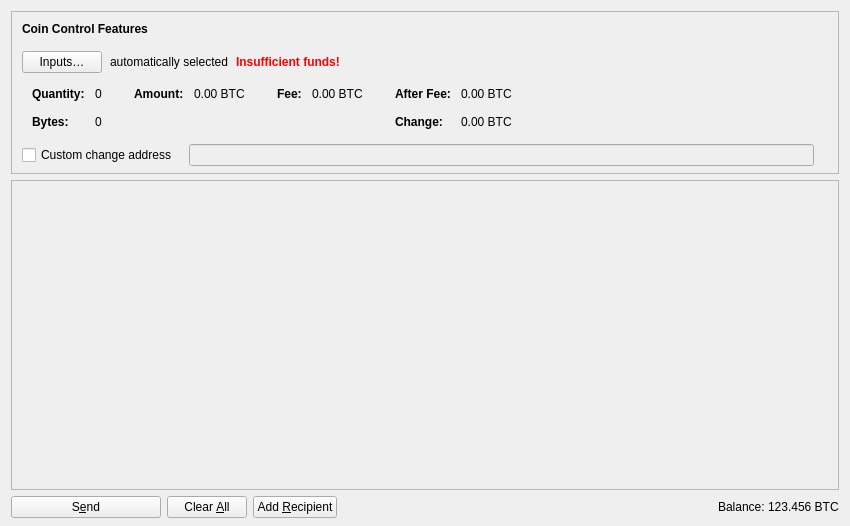
<?xml version="1.0" encoding="UTF-8"?>
<ui version="4.0">
 <class>SendCoinsDialog</class>
 <widget class="QDialog" name="SendCoinsDialog">
  <property name="geometry">
   <rect>
    <x>0</x>
    <y>0</y>
    <width>850</width>
    <height>526</height>
   </rect>
  </property>
  <property name="windowTitle">
   <string>Send Coins</string>
  </property>
  <layout class="QVBoxLayout" name="verticalLayout" stretch="0,1,0">
   <property name="bottomMargin">
    <number>8</number>
   </property>
   <item>
    <widget class="QFrame" name="frameCoinControl">
     <property name="sizePolicy">
      <sizepolicy hsizetype="Expanding" vsizetype="Expanding">
       <horstretch>0</horstretch>
       <verstretch>0</verstretch>
      </sizepolicy>
     </property>
     <property name="maximumSize">
      <size>
       <width>16777215</width>
       <height>16777215</height>
      </size>
     </property>
     <property name="frameShape">
      <enum>QFrame::StyledPanel</enum>
     </property>
     <property name="frameShadow">
      <enum>QFrame::Sunken</enum>
     </property>
     <layout class="QVBoxLayout" name="verticalLayoutCoinControl2">
      <property name="spacing">
       <number>0</number>
      </property>
      <property name="leftMargin">
       <number>0</number>
      </property>
      <property name="topMargin">
       <number>0</number>
      </property>
      <property name="rightMargin">
       <number>0</number>
      </property>
      <property name="bottomMargin">
       <number>6</number>
      </property>
      <item>
       <layout class="QVBoxLayout" name="verticalLayoutCoinControl" stretch="0,0,0,0,1">
        <property name="spacing">
         <number>0</number>
        </property>
        <property name="leftMargin">
         <number>10</number>
        </property>
        <property name="topMargin">
         <number>10</number>
        </property>
        <item>
         <layout class="QHBoxLayout" name="horizontalLayoutCoinControl1">
          <property name="bottomMargin">
           <number>15</number>
          </property>
          <item>
           <widget class="QLabel" name="labelCoinControlFeatures">
            <property name="sizePolicy">
             <sizepolicy hsizetype="Preferred" vsizetype="Maximum">
              <horstretch>0</horstretch>
              <verstretch>0</verstretch>
             </sizepolicy>
            </property>
            <property name="font">
             <font>
              <weight>75</weight>
              <bold>true</bold>
             </font>
            </property>
            <property name="styleSheet">
             <string notr="true">font-weight:bold;</string>
            </property>
            <property name="text">
             <string>Coin Control Features</string>
            </property>
           </widget>
          </item>
         </layout>
        </item>
        <item>
         <layout class="QHBoxLayout" name="horizontalLayoutCoinControl2" stretch="0,0,0,0">
          <property name="spacing">
           <number>8</number>
          </property>
          <property name="bottomMargin">
           <number>10</number>
          </property>
          <item>
           <widget class="QPushButton" name="pushButtonCoinControl">
            <property name="styleSheet">
             <string notr="true"/>
            </property>
            <property name="text">
             <string>Inputs…</string>
            </property>
            <property name="autoDefault">
             <bool>false</bool>
            </property>
           </widget>
          </item>
          <item>
           <widget class="QLabel" name="labelCoinControlAutomaticallySelected">
            <property name="text">
             <string>automatically selected</string>
            </property>
            <property name="margin">
             <number>5</number>
            </property>
           </widget>
          </item>
          <item>
           <widget class="QLabel" name="labelCoinControlInsuffFunds">
            <property name="font">
             <font>
              <weight>75</weight>
              <bold>true</bold>
             </font>
            </property>
            <property name="styleSheet">
             <string notr="true">color:red;font-weight:bold;</string>
            </property>
            <property name="text">
             <string>Insufficient funds!</string>
            </property>
            <property name="margin">
             <number>5</number>
            </property>
           </widget>
          </item>
          <item>
           <spacer name="horizontalSpacerCoinControl">
            <property name="orientation">
             <enum>Qt::Horizontal</enum>
            </property>
            <property name="sizeHint" stdset="0">
             <size>
              <width>40</width>
              <height>1</height>
             </size>
            </property>
           </spacer>
          </item>
         </layout>
        </item>
        <item>
         <widget class="QWidget" name="widgetCoinControl" native="true">
          <property name="sizePolicy">
           <sizepolicy hsizetype="Preferred" vsizetype="Preferred">
            <horstretch>0</horstretch>
            <verstretch>0</verstretch>
           </sizepolicy>
          </property>
          <property name="minimumSize">
           <size>
            <width>0</width>
            <height>0</height>
           </size>
          </property>
          <property name="styleSheet">
           <string notr="true"/>
          </property>
          <layout class="QHBoxLayout" name="horizontalLayoutCoinControl5">
           <property name="margin">
            <number>0</number>
           </property>
           <item>
            <layout class="QHBoxLayout" name="horizontalLayoutCoinControl3" stretch="0,0,0,1">
             <property name="spacing">
              <number>20</number>
             </property>
             <property name="topMargin">
              <number>0</number>
             </property>
             <property name="bottomMargin">
              <number>10</number>
             </property>
             <item>
              <layout class="QFormLayout" name="formLayoutCoinControl1">
               <property name="labelAlignment">
                <set>Qt::AlignLeft|Qt::AlignVCenter</set>
               </property>
               <property name="horizontalSpacing">
                <number>10</number>
               </property>
               <property name="verticalSpacing">
                <number>14</number>
               </property>
               <property name="leftMargin">
                <number>10</number>
               </property>
               <property name="topMargin">
                <number>4</number>
               </property>
               <property name="rightMargin">
                <number>6</number>
               </property>
               <item row="0" column="0">
                <widget class="QLabel" name="labelCoinControlQuantityText">
                 <property name="font">
                  <font>
                   <weight>75</weight>
                   <bold>true</bold>
                  </font>
                 </property>
                 <property name="text">
                  <string>Quantity:</string>
                 </property>
                 <property name="margin">
                  <number>0</number>
                 </property>
                </widget>
               </item>
               <item row="0" column="1">
                <widget class="QLabel" name="labelCoinControlQuantity">
                 <property name="cursor">
                  <cursorShape>IBeamCursor</cursorShape>
                 </property>
                 <property name="contextMenuPolicy">
                  <enum>Qt::ActionsContextMenu</enum>
                 </property>
                 <property name="text">
                  <string notr="true">0</string>
                 </property>
                 <property name="margin">
                  <number>0</number>
                 </property>
                 <property name="textInteractionFlags">
                  <set>Qt::LinksAccessibleByMouse|Qt::TextSelectableByKeyboard|Qt::TextSelectableByMouse</set>
                 </property>
                </widget>
               </item>
               <item row="1" column="0">
                <widget class="QLabel" name="labelCoinControlBytesText">
                 <property name="font">
                  <font>
                   <weight>75</weight>
                   <bold>true</bold>
                  </font>
                 </property>
                 <property name="text">
                  <string>Bytes:</string>
                 </property>
                </widget>
               </item>
               <item row="1" column="1">
                <widget class="QLabel" name="labelCoinControlBytes">
                 <property name="cursor">
                  <cursorShape>IBeamCursor</cursorShape>
                 </property>
                 <property name="contextMenuPolicy">
                  <enum>Qt::ActionsContextMenu</enum>
                 </property>
                 <property name="text">
                  <string notr="true">0</string>
                 </property>
                 <property name="textInteractionFlags">
                  <set>Qt::LinksAccessibleByMouse|Qt::TextSelectableByKeyboard|Qt::TextSelectableByMouse</set>
                 </property>
                </widget>
               </item>
              </layout>
             </item>
             <item>
              <layout class="QFormLayout" name="formLayoutCoinControl2">
               <property name="horizontalSpacing">
                <number>10</number>
               </property>
               <property name="verticalSpacing">
                <number>14</number>
               </property>
               <property name="leftMargin">
                <number>6</number>
               </property>
               <property name="topMargin">
                <number>4</number>
               </property>
               <property name="rightMargin">
                <number>6</number>
               </property>
               <item row="0" column="0">
                <widget class="QLabel" name="labelCoinControlAmountText">
                 <property name="font">
                  <font>
                   <weight>75</weight>
                   <bold>true</bold>
                  </font>
                 </property>
                 <property name="text">
                  <string>Amount:</string>
                 </property>
                 <property name="margin">
                  <number>0</number>
                 </property>
                </widget>
               </item>
               <item row="0" column="1">
                <widget class="QLabel" name="labelCoinControlAmount">
                 <property name="cursor">
                  <cursorShape>IBeamCursor</cursorShape>
                 </property>
                 <property name="contextMenuPolicy">
                  <enum>Qt::ActionsContextMenu</enum>
                 </property>
                 <property name="text">
                  <string notr="true">0.00 BTC</string>
                 </property>
                 <property name="textInteractionFlags">
                  <set>Qt::LinksAccessibleByMouse|Qt::TextSelectableByKeyboard|Qt::TextSelectableByMouse</set>
                 </property>
                </widget>
               </item>
              </layout>
             </item>
             <item>
              <layout class="QFormLayout" name="formLayoutCoinControl3">
               <property name="horizontalSpacing">
                <number>10</number>
               </property>
               <property name="verticalSpacing">
                <number>14</number>
               </property>
               <property name="leftMargin">
                <number>6</number>
               </property>
               <property name="topMargin">
                <number>4</number>
               </property>
               <property name="rightMargin">
                <number>6</number>
               </property>
               <item row="0" column="0">
                <widget class="QLabel" name="labelCoinControlFeeText">
                 <property name="font">
                  <font>
                   <weight>75</weight>
                   <bold>true</bold>
                  </font>
                 </property>
                 <property name="text">
                  <string>Fee:</string>
                 </property>
                 <property name="margin">
                  <number>0</number>
                 </property>
                </widget>
               </item>
               <item row="0" column="1">
                <widget class="QLabel" name="labelCoinControlFee">
                 <property name="cursor">
                  <cursorShape>IBeamCursor</cursorShape>
                 </property>
                 <property name="contextMenuPolicy">
                  <enum>Qt::ActionsContextMenu</enum>
                 </property>
                 <property name="text">
                  <string notr="true">0.00 BTC</string>
                 </property>
                 <property name="textInteractionFlags">
                  <set>Qt::LinksAccessibleByMouse|Qt::TextSelectableByKeyboard|Qt::TextSelectableByMouse</set>
                 </property>
                </widget>
               </item>
              </layout>
             </item>
             <item>
              <layout class="QFormLayout" name="formLayoutCoinControl4">
               <property name="labelAlignment">
                <set>Qt::AlignLeft|Qt::AlignVCenter</set>
               </property>
               <property name="horizontalSpacing">
                <number>10</number>
               </property>
               <property name="verticalSpacing">
                <number>14</number>
               </property>
               <property name="leftMargin">
                <number>6</number>
               </property>
               <property name="topMargin">
                <number>4</number>
               </property>
               <property name="rightMargin">
                <number>6</number>
               </property>
               <item row="0" column="0">
                <widget class="QLabel" name="labelCoinControlAfterFeeText">
                 <property name="font">
                  <font>
                   <weight>75</weight>
                   <bold>true</bold>
                  </font>
                 </property>
                 <property name="text">
                  <string>After Fee:</string>
                 </property>
                 <property name="margin">
                  <number>0</number>
                 </property>
                </widget>
               </item>
               <item row="0" column="1">
                <widget class="QLabel" name="labelCoinControlAfterFee">
                 <property name="cursor">
                  <cursorShape>IBeamCursor</cursorShape>
                 </property>
                 <property name="contextMenuPolicy">
                  <enum>Qt::ActionsContextMenu</enum>
                 </property>
                 <property name="text">
                  <string notr="true">0.00 BTC</string>
                 </property>
                 <property name="textInteractionFlags">
                  <set>Qt::LinksAccessibleByMouse|Qt::TextSelectableByKeyboard|Qt::TextSelectableByMouse</set>
                 </property>
                </widget>
               </item>
               <item row="1" column="0">
                <widget class="QLabel" name="labelCoinControlChangeText">
                 <property name="font">
                  <font>
                   <weight>75</weight>
                   <bold>true</bold>
                  </font>
                 </property>
                 <property name="text">
                  <string>Change:</string>
                 </property>
                </widget>
               </item>
               <item row="1" column="1">
                <widget class="QLabel" name="labelCoinControlChange">
                 <property name="cursor">
                  <cursorShape>IBeamCursor</cursorShape>
                 </property>
                 <property name="contextMenuPolicy">
                  <enum>Qt::ActionsContextMenu</enum>
                 </property>
                 <property name="text">
                  <string notr="true">0.00 BTC</string>
                 </property>
                 <property name="textInteractionFlags">
                  <set>Qt::LinksAccessibleByMouse|Qt::TextSelectableByKeyboard|Qt::TextSelectableByMouse</set>
                 </property>
                </widget>
               </item>
              </layout>
             </item>
            </layout>
           </item>
          </layout>
         </widget>
        </item>
        <item>
         <layout class="QHBoxLayout" name="horizontalLayoutCoinControl4" stretch="0,0,0">
          <property name="spacing">
           <number>12</number>
          </property>
          <property name="sizeConstraint">
           <enum>QLayout::SetDefaultConstraint</enum>
          </property>
          <property name="topMargin">
           <number>5</number>
          </property>
          <property name="rightMargin">
           <number>5</number>
          </property>
          <item>
           <widget class="QCheckBox" name="checkBoxCoinControlChange">
            <property name="toolTip">
             <string>If this is activated, but the change address is empty or invalid, change will be sent to a newly generated address.</string>
            </property>
            <property name="text">
             <string>Custom change address</string>
            </property>
           </widget>
          </item>
          <item>
           <widget class="QValidatedLineEdit" name="lineEditCoinControlChange">
            <property name="enabled">
             <bool>false</bool>
            </property>
            <property name="sizePolicy">
             <sizepolicy hsizetype="Expanding" vsizetype="Fixed">
              <horstretch>0</horstretch>
              <verstretch>0</verstretch>
             </sizepolicy>
            </property>
           </widget>
          </item>
          <item>
           <widget class="QLabel" name="labelCoinControlChangeLabel">
            <property name="sizePolicy">
             <sizepolicy hsizetype="Preferred" vsizetype="Expanding">
              <horstretch>0</horstretch>
              <verstretch>0</verstretch>
             </sizepolicy>
            </property>
            <property name="minimumSize">
             <size>
              <width>0</width>
              <height>0</height>
             </size>
            </property>
            <property name="text">
             <string/>
            </property>
            <property name="margin">
             <number>3</number>
            </property>
           </widget>
          </item>
         </layout>
        </item>
        <item>
         <spacer name="verticalSpacerCoinControl">
          <property name="orientation">
           <enum>Qt::Vertical</enum>
          </property>
          <property name="sizeHint" stdset="0">
           <size>
            <width>800</width>
            <height>1</height>
           </size>
          </property>
         </spacer>
        </item>
       </layout>
      </item>
     </layout>
    </widget>
   </item>
   <item>
    <widget class="QScrollArea" name="scrollArea">
     <property name="widgetResizable">
      <bool>true</bool>
     </property>
     <widget class="QWidget" name="scrollAreaWidgetContents">
      <property name="geometry">
       <rect>
        <x>0</x>
        <y>0</y>
        <width>830</width>
        <height>104</height>
       </rect>
      </property>
      <layout class="QVBoxLayout" name="verticalLayout_2" stretch="0,1">
       <property name="margin">
        <number>0</number>
       </property>
       <item>
        <layout class="QVBoxLayout" name="entries">
         <property name="spacing">
          <number>6</number>
         </property>
        </layout>
       </item>
       <item>
        <spacer name="verticalSpacer">
         <property name="orientation">
          <enum>Qt::Vertical</enum>
         </property>
         <property name="sizeHint" stdset="0">
          <size>
           <width>20</width>
           <height>40</height>
          </size>
         </property>
        </spacer>
       </item>
      </layout>
     </widget>
    </widget>
   </item>
   <item>
    <layout class="QHBoxLayout" name="horizontalLayout">
     <item>
      <widget class="QPushButton" name="sendButton">
       <property name="minimumSize">
        <size>
         <width>150</width>
         <height>0</height>
        </size>
       </property>
       <property name="toolTip">
        <string>Confirm the send action</string>
       </property>
       <property name="text">
        <string>S&amp;end</string>
       </property>
       <property name="icon">
        <iconset resource="../bitcoin.qrc">
         <normaloff>:/icons/send</normaloff>:/icons/send</iconset>
       </property>
       <property name="autoDefault">
        <bool>false</bool>
       </property>
       <property name="default">
        <bool>false</bool>
       </property>
      </widget>
     </item>
     <item>
      <widget class="QPushButton" name="clearButton">
       <property name="sizePolicy">
        <sizepolicy hsizetype="Minimum" vsizetype="Fixed">
         <horstretch>0</horstretch>
         <verstretch>0</verstretch>
        </sizepolicy>
       </property>
       <property name="toolTip">
        <string>Clear all fields of the form.</string>
       </property>
       <property name="text">
        <string>Clear &amp;All</string>
       </property>
       <property name="icon">
        <iconset resource="../bitcoin.qrc">
         <normaloff>:/icons/remove</normaloff>:/icons/remove</iconset>
       </property>
       <property name="autoDefault">
        <bool>false</bool>
       </property>
      </widget>
     </item>
     <item>
      <widget class="QPushButton" name="addButton">
       <property name="toolTip">
        <string>Send to multiple recipients at once</string>
       </property>
       <property name="text">
        <string>Add &amp;Recipient</string>
       </property>
       <property name="icon">
        <iconset resource="../bitcoin.qrc">
         <normaloff>:/icons/add</normaloff>:/icons/add</iconset>
       </property>
       <property name="autoDefault">
        <bool>false</bool>
       </property>
      </widget>
     </item>
     <item>
      <spacer name="horizontalSpacer">
       <property name="orientation">
        <enum>Qt::Horizontal</enum>
       </property>
       <property name="sizeHint" stdset="0">
        <size>
         <width>40</width>
         <height>20</height>
        </size>
       </property>
      </spacer>
     </item>
     <item>
      <layout class="QHBoxLayout" name="horizontalLayout_2">
       <property name="spacing">
        <number>3</number>
       </property>
       <item>
        <widget class="QLabel" name="labelBalanceName">
         <property name="sizePolicy">
          <sizepolicy hsizetype="Preferred" vsizetype="Fixed">
           <horstretch>0</horstretch>
           <verstretch>0</verstretch>
          </sizepolicy>
         </property>
         <property name="text">
          <string>Balance:</string>
         </property>
        </widget>
       </item>
       <item>
        <widget class="QLabel" name="labelBalance">
         <property name="sizePolicy">
          <sizepolicy hsizetype="Preferred" vsizetype="Fixed">
           <horstretch>0</horstretch>
           <verstretch>0</verstretch>
          </sizepolicy>
         </property>
         <property name="cursor">
          <cursorShape>IBeamCursor</cursorShape>
         </property>
         <property name="text">
          <string notr="true">123.456 BTC</string>
         </property>
         <property name="textInteractionFlags">
          <set>Qt::LinksAccessibleByMouse|Qt::TextSelectableByKeyboard|Qt::TextSelectableByMouse</set>
         </property>
        </widget>
       </item>
      </layout>
     </item>
    </layout>
   </item>
  </layout>
 </widget>
 <customwidgets>
  <customwidget>
   <class>QValidatedLineEdit</class>
   <extends>QLineEdit</extends>
   <header>qt/qvalidatedlineedit.h</header>
  </customwidget>
  <customwidget>
   <class>BitcoinAmountField</class>
   <extends>QLineEdit</extends>
   <header>qt/bitcoinamountfield.h</header>
   <container>1</container>
  </customwidget>
 </customwidgets>
 <resources>
  <include location="../bitcoin.qrc"/>
 </resources>
 <connections/>
</ui>
